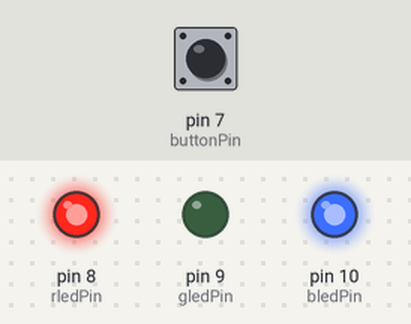
Simulated run of this sketch. Board: Arduino Uno, built with avr-gcc and run on an emulated ATmega328P. Parts: output pins drawn as LEDs (lit = HIGH). Inputs (shaded band) come from the test bench; at power-on: pin 7 (buttonPin) LOW.

Above: at 1.2 s.
1.3 s: pin 7 (buttonPin) pulled HIGH for 0.15 s
At 2.6 s:
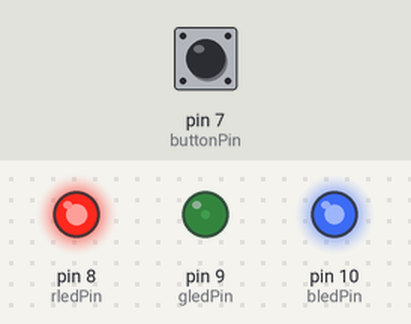
4.4 s: pin 7 (buttonPin) pulled HIGH for 1 s
At 5.0 s:
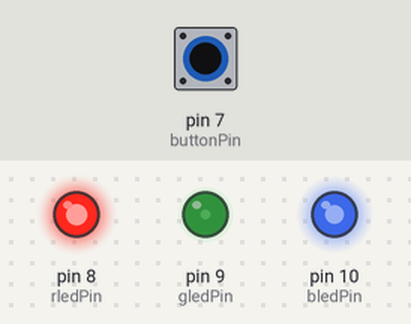
8.4 s: pin 7 (buttonPin) pulled HIGH for 0.15 s
11.5 s: pin 7 (buttonPin) pulsed HIGH 2 times (0.12 s each, 0.3 s apart)
At 13.0 s:
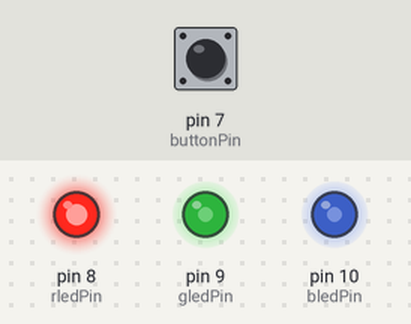
13.6 s: pin 7 (buttonPin) pulled HIGH for 3.2 s
19.8 s: pin 7 (buttonPin) pulsed HIGH 5 times (0.12 s each, 0.3 s apart)
At 22.4 s:
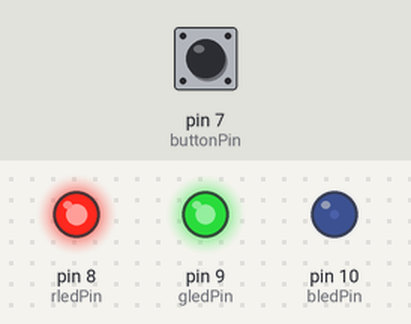
Timing chart, 0 to 38.5 s (numbered marks = the images above; inputs shaded):
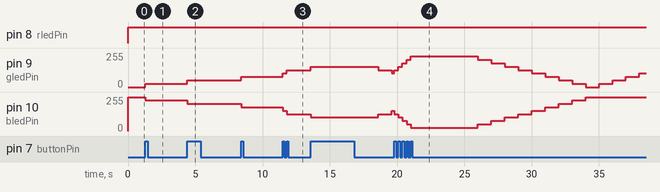

The sketch:

interactiveToy.ino
```cpp
const int rledPin = 8 ;
const int gledPin = 9 ;
const int bledPin = 10 ;
const int buttonPin = 7;
int mood = 0 ;
const int neutralMood = 10 ;
int buttonState = 0;
bool buttonPressed = false;
unsigned long touchedTimer = 0;
unsigned long reducedTimer = 0;
const long unTouchInterval = 5000;
const long reducedInterval = 1000;

void setup(){
  pinMode(buttonPin,INPUT);
  pinMode(rledPin,OUTPUT);
  pinMode(gledPin,OUTPUT);
  pinMode(bledPin,OUTPUT);

  mood = neutralMood;
}
void loop(){
  showLEDState(mood);

  buttonState = digitalRead(buttonPin);

  if(buttonState == HIGH && !buttonPressed){
    mood = mood + 1 ;
    if(mood > 20) mood = 20;
    touchedTimer = millis();
    buttonPressed = true;
  }
  if(buttonState == LOW && buttonPressed){
    buttonPressed = false;
  }
  unsigned long currentTimer = millis();
  if(currentTimer - touchedTimer > unTouchInterval){
    if(currentTimer - reducedTimer > reducedInterval){
      mood = mood - 1;
      if(mood < 0) mood = 0;
      reducedTimer = currentTimer;
    }
  }
}
void showLEDState(int state){
  float brightnessInterval = 255/10.0;
  if(state >= neutralMood){
    analogWrite(rledPin , 255);
    analogWrite(gledPin , brightnessInterval * (state - neutralMood));
    analogWrite(bledPin , 255 -brightnessInterval * (state - neutralMood));
  }
  else{
    analogWrite(bledPin , 255);
    analogWrite(gledPin , brightnessInterval * (neutralMood - state));
    analogWrite(rledPin , 255 - brightnessInterval * (neutralMood - state));
  }
}
```

Measured:
- after the input at 1.3 s, pin 9 (gledPin): 0/255 → 25/255 at once; pin 10 (bledPin): 255/255 → 229/255 at once
- after the input at 4.4 s, pin 10 (bledPin): 229/255 → 204/255 at once
- after the input at 11.5 s, pin 9 (gledPin): 76/255 → 102/255 at once, → 127/255 0.30 s later; pin 10 (bledPin): 178/255 → 153/255 at once, → 127/255 0.30 s later
- after the input at 19.8 s, pin 8 (rledPin): stays HIGH (without the input it goes to LOW after 8.8 s)
